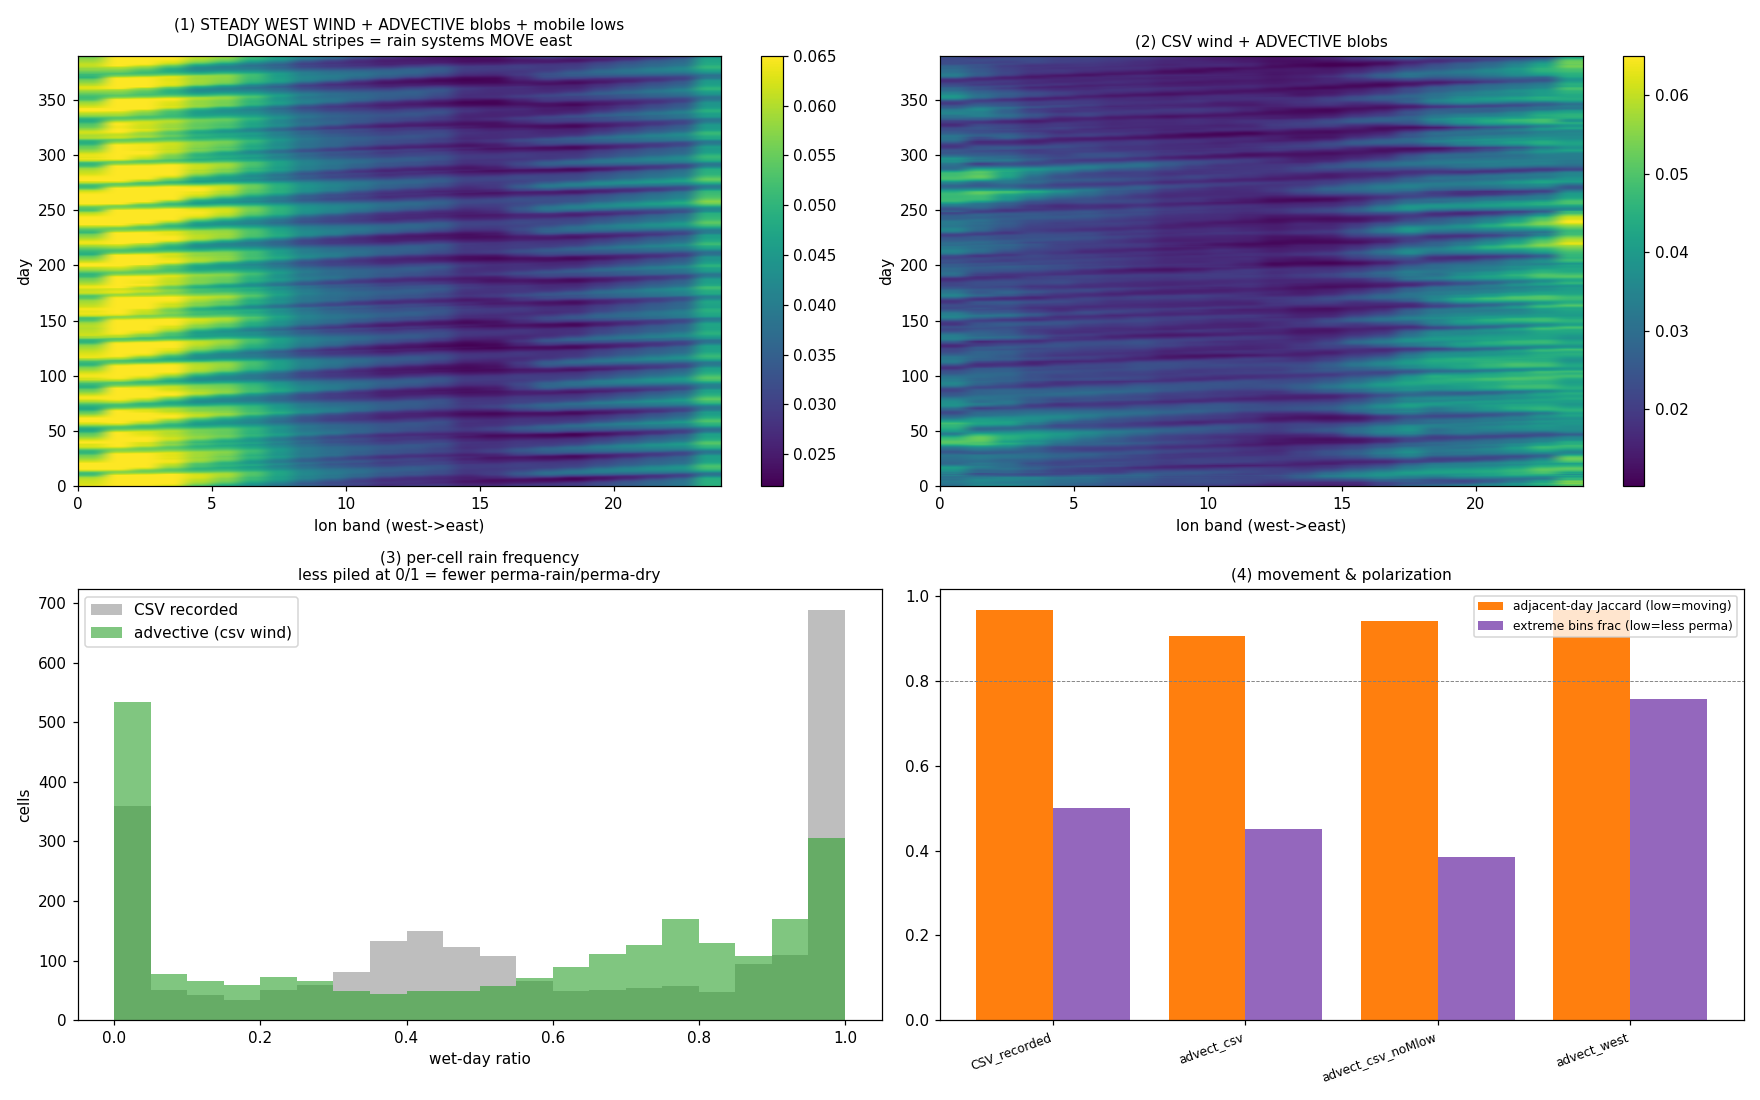

Write the Python code that produced this figure.
"""离线平流式湿团模型 (Advective moisture-blob weather solver).

核心区别于旧"诊断式降水"：vapor / cloud_water 是随风平流的【守恒物质】。
  蒸发 E -> vapor(+)
  凝结 condensation: vapor -> cloud_water (内部转移, 守恒)
  降水 P: 消耗 cloud_water 移出系统(-),  P<=cw  (不能下超过现有云水)
  再蒸发 reevap: cloud_water -> vapor (干环境内部转移)
  地形抬升/辐合/移动低压 = 凝结&降水【效率调制】, 不是无条件降水源
=> 湿团随风移动; 下雨耗尽云水后该地变干(除非上游补给) => 自然消除永雨永旱.
"""
import numpy as np, time
from numba import njit

NPZ=r'd:/Godot/ProjectKeynes/Project.Keynes/tmp/_wx_fields_0621.npz'

# ---------------- helpers (copied from _wx_iter) ----------------
@njit(cache=True, fastmath=False)
def _smoothstep(e0,e1,x):
    if e1==e0: return 0.0
    t=(x-e0)/(e1-e0)
    if t<0.0: t=0.0
    elif t>1.0: t=1.0
    return t*t*(3.0-2.0*t)

@njit(cache=True)
def _is_water(t):
    return t==0 or t==1 or t==18 or t==19 or t==20 or t==21

@njit(cache=True)
def _veg_transp(v):
    if v==0: return 0.0
    if v==14 or v==19 or v==20: return 1.0
    if v==5 or v==7 or v==12: return 0.65
    if v==9 or v==13 or v==21: return 0.35
    return 0.18

@njit(cache=True)
def _terr_damp(t):
    if t==18: return 1.0
    if t==22: return 1.0
    if t==10: return 0.8
    if t==11: return 0.55
    if t==5: return 0.45
    return 0.0

@njit(cache=True)
def _aligned(idx,dx,dy,px,py,NB,hex_size):
    dl2=dx*dx+dy*dy
    if dl2<=0.0001: return -1
    inv=1.0/np.sqrt(dl2); ndx=dx*inv; ndy=dy*inv
    sx=px[idx]; sy=py[idx]
    best=-1; bestdot=hex_size*0.31176915
    for d in range(6):
        nb=NB[idx,d]
        if nb<0: continue
        tx=px[nb]-sx; ty=py[nb]-sy
        dot=tx*ndx+ty*ndy
        if dot>bestdot:
            bestdot=dot; best=nb
    return best

@njit(cache=True)
def _surface_src(idx,temp,base_m,wind_mag,ocean_an,on_water,is_lake,has_river,river_q,
                 terrain,VEG,SOIL,VITA,SICE,ocean_evap_gain,land_evap_gain,lake_evap_scale):
    temp_evap=_smoothstep(0.10,0.78,temp)
    wind_evap=0.70+wind_mag*0.55
    t=terrain[idx]
    wet_bonus=0.0
    if t==10 or t==11 or t==22: wet_bonus=0.010
    elif t==18: wet_bonus=0.016
    if on_water:
        sea_ice=SICE[idx]
        if sea_ice<0.0: sea_ice=0.0
        elif sea_ice>1.0: sea_ice=1.0
        src=(0.018+temp_evap*0.052)*ocean_evap_gain*wind_evap
        m=1.0+ocean_an*0.55
        if m<0.55: m=0.55
        elif m>1.45: m=1.45
        src*=m
        src*=(1.0-sea_ice*0.92)
        if is_lake: src*=lake_evap_scale
        return src if src>0.0 else 0.0
    soil=SOIL[idx]
    soil_norm=0.5+soil
    if soil_norm<0.0: soil_norm=0.0
    elif soil_norm>1.0: soil_norm=1.0
    vit=VITA[idx]
    if vit<0.0: vit=0.0
    elif vit>1.0: vit=1.0
    veg_flux=_veg_transp(VEG[idx])*(0.45+vit*0.65)
    src=(0.005+base_m*0.010+soil_norm*0.020+veg_flux*0.016+wet_bonus)*land_evap_gain*temp_evap*(0.85+wind_mag*0.25)
    if has_river:
        src+=(0.010+river_q*0.020)*land_evap_gain*temp_evap
    return src if src>0.0 else 0.0


# ---------------- advective moisture-blob solver ----------------
@njit(cache=True)
def simulate_advect(ND,NC,NB,px,py,pxn,pyn,hex_size,advect_steps,
                    terrain,elev,base_m,veg,soil,vita,has_river,river_q30,sea_ice,
                    dy_temp,dy_air,dy_TA,dy_wx,dy_wy,dy_wspd,
                    init_vapor,init_cw,init_precip,
                    # --- evaporation source ---
                    ocean_evap_gain,land_evap_gain,lake_evap_scale,
                    # --- advection (the heart) ---
                    advect_vapor,advect_cw,diffusion,
                    # --- saturation capacity ---
                    cap_base,cap_temp,cap_elev,
                    # --- condensation vapor->cw ---
                    rh_cond,sup_w,cond_rate,lift_cond,conv_cond,rain_shadow,
                    # --- precip: cw->ground ---
                    autoconv,base_frac,trig_lift,trig_conv,oro_precip_gain,instab_gain,
                    ocean_keep,cw_reevap,precip_inertia,
                    # --- precip stability ---
                    wet_terrain_damp,lake_precip_damp,soft_cap,softness,
                    # --- mobile lows ---
                    mlow_count,mlow_sigma,mlow_period,mlow_wind_amp,mlow_tang,mlow_inflow,world_seed,
                    out_precip,out_cw,out_cloud,out_vapor):
    vapor=init_vapor.copy(); cw=init_cw.copy(); precip=init_precip.copy()
    nv=np.empty(NC); ncw=np.empty(NC); npre=np.empty(NC); ncld=np.empty(NC)
    chain_idx=np.empty(8,dtype=np.int64); chain_w=np.empty(8)
    mcx=np.empty(8); mcy=np.empty(8)
    ewx=np.empty(NC); ewy=np.empty(NC); ews=np.empty(NC)
    mlow_inv2s2=1.0/(2.0*mlow_sigma*mlow_sigma)
    for d in range(ND):
        T=dy_temp[d]; AIR=dy_air[d]; TA=dy_TA[d]; WX=dy_wx[d]; WY=dy_wy[d]; WSPD=dy_wspd[d]
        # mobile low centers (drift east with day)
        nml=0
        if mlow_wind_amp>0.0 and mlow_count>0:
            nml=int(mlow_count)
            if nml>8: nml=8
            for j in range(nml):
                h=(np.uint32(world_seed)*np.uint32(2654435761)+np.uint32(j)*np.uint32(40503)+np.uint32(1013904223))
                h=h^(h>>np.uint32(16)); h=h*np.uint32(2246822519); h=h^(h>>np.uint32(13))
                hx=float(h & np.uint32(0xFFFF))/65535.0
                hy=float((h>>np.uint32(16)) & np.uint32(0xFFFF))/65535.0
                cx=hx+float(d)/mlow_period
                cx=cx-np.floor(cx)
                cy=0.20+0.60*hy+0.05*np.sin(float(d)*0.045+float(j)*1.7)
                if cy<0.04: cy=0.04
                elif cy>0.96: cy=0.96
                mcx[j]=cx; mcy[j]=cy
        # ---- effective wind = background + moving cyclonic circulation (the key) ----
        for i in range(NC):
            vx=WX[i]*WSPD[i]; vy=WY[i]*WSPD[i]
            if nml>0:
                pmx=pxn[i]; pmyv=pyn[i]
                for j in range(nml):
                    ddxm=pmx-mcx[j]
                    if ddxm>0.5: ddxm-=1.0
                    elif ddxm<-0.5: ddxm+=1.0
                    ddym=pmyv-mcy[j]
                    r2=ddxm*ddxm+ddym*ddym
                    fall=np.exp(-r2*mlow_inv2s2)
                    rr=np.sqrt(r2)+1e-4
                    amp=mlow_wind_amp*fall
                    # cyclonic: counter-clockwise tangential + inward radial -> converges & carries blobs
                    vx+=amp*((-ddym/rr)*mlow_tang+(-ddxm/rr)*mlow_inflow)
                    vy+=amp*(( ddxm/rr)*mlow_tang+(-ddym/rr)*mlow_inflow)
            ewx[i]=vx; ewy[i]=vy
            ews[i]=np.sqrt(vx*vx+vy*vy)
        for i in range(NC):
            temp=T[i]+AIR[i]
            if temp<0.0: temp=0.0
            elif temp>1.0: temp=1.0
            bm=base_m[i]
            if bm<0.0: bm=0.0
            elif bm>1.0: bm=1.0
            cap=cap_base+cap_temp*temp-cap_elev*elev[i]
            if cap<0.12: cap=0.12
            elif cap>1.2: cap=1.2
            on_water=_is_water(terrain[i])
            is_lake=(terrain[i]==18)
            wx=ewx[i]; wy=ewy[i]; wl2=wx*wx+wy*wy
            if wl2<0.0001:
                wdx=1.0; wdy=0.0
            else:
                inv=1.0/np.sqrt(wl2); wdx=wx*inv; wdy=wy*inv
            wspd=ews[i]
            wind_mag=wspd/1.2
            if wind_mag<0.0: wind_mag=0.0
            elif wind_mag>1.0: wind_mag=1.0
            # ---- upstream chain (semi-Lagrangian) ----
            up=_aligned(i,-wdx,-wdy,px,py,NB,hex_size) if advect_steps>0 else -1
            nchain=0
            if up>=0:
                chain_idx[0]=up; chain_w[0]=1.0; nchain=1; cur=up; wd=0.7
                for st in range(1,advect_steps):
                    nx=_aligned(cur,-wdx,-wdy,px,py,NB,hex_size)
                    if nx<0: break
                    chain_idx[nchain]=nx; chain_w[nchain]=wd; nchain+=1; cur=nx; wd*=0.7
            if nchain>0:
                sv=0.0; sc=0.0; sw=0.0
                for k in range(nchain):
                    ww=chain_w[k]; ci=chain_idx[k]
                    sv+=vapor[ci]*ww; sc+=cw[ci]*ww; sw+=ww
                v_up=sv/sw; cw_up=sc/sw
            else:
                v_up=vapor[i]; cw_up=cw[i]
            # advection blend (wind-scaled)
            aw=advect_vapor*(0.55+0.45*wind_mag)
            if aw>0.97: aw=0.97
            awc=advect_cw*(0.55+0.45*wind_mag)
            if awc>0.98: awc=0.98
            v_a=vapor[i]*(1.0-aw)+v_up*aw
            cw_a=cw[i]*(1.0-awc)+cw_up*awc
            # neighbor diffusion (numeric smoothing)
            s=vapor[i]; n=1; scw=cw[i]
            for d2 in range(6):
                nb=NB[i,d2]
                if nb<0: continue
                s+=vapor[nb]; scw+=cw[nb]; n+=1
            v_a+=(s/n - v_a)*diffusion
            cw_a+=(scw/n - cw_a)*diffusion
            # ---- ocean anomaly (for evap modulation only) ----
            if on_water:
                ocean_an=TA[i]
            else:
                so=0.0; nw=0
                for d2 in range(6):
                    nb=NB[i,d2]
                    if nb<0: continue
                    if _is_water(terrain[nb]):
                        so+=TA[nb]; nw+=1
                ocean_an=so/nw if nw>0 else 0.0
            hriv=(not is_lake) and (has_river[i]!=0) and (not on_water)
            rflow=0.0
            if hriv:
                rflow=river_q30[i]
                if rflow<0.0: rflow=0.0
                elif rflow>1.0: rflow=1.0
            eff_an=ocean_an
            if is_lake: eff_an=0.20
            # ---- evaporation source -> vapor (mass IN) ----
            E=_surface_src(i,temp,bm,wind_mag,eff_an,on_water,is_lake,hriv,rflow,
                           terrain,veg,soil,vita,sea_ice,ocean_evap_gain,land_evap_gain,lake_evap_scale)
            v1=v_a+E
            if v1<0.0: v1=0.0
            # ---- orographic lift (from upstream elev diff) ----
            lift=0.0
            if up>=0:
                diff=elev[i]-elev[up]
                if diff>0.02:
                    lift=diff*2.2
                    if lift>1.0: lift=1.0
                elif diff<-0.02:
                    lift=diff*1.6
                    if lift<-1.0: lift=-1.0
            lift_pos=lift if lift>0.0 else 0.0
            # ---- convergence from wind field ----
            sx=px[i]; sy=py[i]; incoming=0.0; checked=0
            for d2 in range(6):
                nb=NB[i,d2]
                if nb<0: continue
                ddx=sx-px[nb]; ddy=sy-py[nb]; dl2=ddx*ddx+ddy*ddy
                if dl2<=0.0001: continue
                nwx=ewx[nb]; nwy=ewy[nb]; nwl2=nwx*nwx+nwy*nwy
                if nwl2<=0.0001: continue
                invd=1.0/np.sqrt(dl2); invw=1.0/np.sqrt(nwl2)
                cosin=(ddx*nwx+ddy*nwy)*(invd*invw)
                if cosin<0.0: cosin=0.0
                nsp=np.sqrt(nwl2)
                spw=nsp/1.2
                if spw<0.20: spw=0.20
                elif spw>1.25: spw=1.25
                incoming+=cosin*spw; checked+=1
            convergence=incoming/checked if checked>0 else 0.0
            if convergence<0.0: convergence=0.0
            elif convergence>1.0: convergence=1.0
            # (mobile lows now enter via the effective wind field -> convergence & advection)
            # ---- condensation: vapor -> cloud_water (mass conserved) ----
            rh=v1/(cap if cap>0.001 else 0.001)
            if rh<0.0: rh=0.0
            sup=rh-rh_cond
            if sup<0.0: sup=0.0
            cond_force=sup*sup_w+lift_pos*lift_cond+convergence*conv_cond
            if cond_force<0.0: cond_force=0.0
            elif cond_force>1.0: cond_force=1.0
            condensation=v1*cond_force*cond_rate
            if lift<0.0:  # downslope foehn: suppress condensation, dry out
                fac=1.0+lift*rain_shadow
                if fac<0.0: fac=0.0
                condensation*=fac
            if condensation>v1*0.92: condensation=v1*0.92
            if condensation<0.0: condensation=0.0
            v2=v1-condensation
            cw1=cw_a+condensation
            if cw1<0.0: cw1=0.0
            # ---- precipitation: autoconversion consumes cloud_water ----
            instab=(temp-0.48)*1.05+rh*0.30+convergence*0.55+lift_pos*1.2
            if instab<0.0: instab=0.0
            elif instab>1.0: instab=1.0
            trig=autoconv*(base_frac+lift_pos*trig_lift+convergence*trig_conv+instab*instab_gain)
            trig*=(1.0+lift_pos*oro_precip_gain)
            if trig<0.0: trig=0.0
            elif trig>0.95: trig=0.95
            P=cw1*trig
            if lift<0.0:
                shadow=(-lift)*rain_shadow
                if shadow>0.85: shadow=0.85
                P*=(1.0-shadow)
            if on_water:  # mild convective suppression over open water
                odrive=convergence
                if instab>odrive: odrive=instab
                P*=ocean_keep+(1.0-ocean_keep)*odrive
            if P>cw1: P=cw1
            if P<0.0: P=0.0
            cw2=cw1-P
            # ---- cloud re-evaporation in dry air: cw -> vapor ----
            reevap=cw2*cw_reevap*(1.0-rh)
            if reevap<0.0: reevap=0.0
            if reevap>cw2: reevap=cw2
            cw3=cw2-reevap
            v3=v2+reevap
            # ---- precip stability: terrain damp + soft cap + inertia ----
            out=P
            fac=_terr_damp(terrain[i])
            if fac>0.0 and out>0.08:
                damp=lake_precip_damp if terrain[i]==18 else wet_terrain_damp
                if damp<0.0: damp=0.0
                elif damp>1.0: damp=1.0
                out-=(out-0.08)*damp*fac
            if soft_cap>0.0 and out>soft_cap:
                out=soft_cap+(out-soft_cap)*softness
            if out<0.0: out=0.0
            elif out>1.0: out=1.0
            pr=precip[i]+(out-precip[i])*precip_inertia
            if pr<0.003: pr=0.0
            # ---- store ----
            if v3<0.0: v3=0.0
            elif v3>1.3: v3=1.3
            if cw3<0.0: cw3=0.0
            elif cw3>1.0: cw3=1.0
            cloud=cw3*1.05+condensation*0.4
            if cloud>1.0: cloud=1.0
            nv[i]=v3; ncw[i]=cw3; npre[i]=pr; ncld[i]=cloud
        for i in range(NC):
            vapor[i]=nv[i]; cw[i]=ncw[i]; precip[i]=npre[i]
        out_precip[d]=precip; out_cw[d]=cw; out_cloud[d]=ncld; out_vapor[d]=vapor


# ---------------- metrics ----------------
def metrics(precip, px, py, warm=40, wet_th=0.02):
    ND,NC=precip.shape
    P=precip[warm:]
    wet=(P>wet_th).mean(0)
    perma_rain=float((wet>0.80).mean())
    perma_dry=float((wet<0.05).mean())
    extreme=float(((wet<0.1)|(wet>0.9)).mean())
    js=[]
    for d in range(1,P.shape[0]):
        a=P[d-1]>wet_th; b=P[d]>wet_th
        u=(a|b).sum()
        if u>0: js.append((a&b).sum()/u)
    jacc=float(np.mean(js)) if js else 1.0
    LB=24
    pn=(px-px.min())/max(px.max()-px.min(),1e-9)
    lonb=np.clip((pn*LB).astype(int),0,LB-1)
    hov=np.zeros((P.shape[0],LB))
    for b in range(LB):
        m=lonb==b
        if m.any(): hov[:,b]=P[:,m].mean(1)
    tvar=hov.var(0).mean(); lvar=hov.var(1).mean()
    return dict(perma_rain=perma_rain,perma_dry=perma_dry,extreme_bins=extreme,jaccard=jacc,
                hov_time_over_lon=float(tvar/max(lvar,1e-9)),
                mean_wet_ratio=float(wet.mean()),mean_precip=float(P.mean()))

def hovm(P,px,warm=40,LB=24):
    Pw=P[warm:]
    pn=(px-px.min())/max(px.max()-px.min(),1e-9)
    lonb=np.clip((pn*LB).astype(int),0,LB-1)
    H=np.zeros((Pw.shape[0],LB))
    for b in range(LB):
        m=lonb==b
        if m.any(): H[:,b]=Pw[:,m].mean(1)
    return H


if __name__=='__main__':
    z=np.load(NPZ,allow_pickle=True)
    ND=int(z['ND']); NC=int(z['NC']); NB=z['NB']
    px=z['px'].astype(np.float64); py=z['py'].astype(np.float64)
    hex_size=float(z['hex_size'])
    pxn=(px-px.min())/max(px.max()-px.min(),1e-9)
    pyn=(py-py.min())/max(py.max()-py.min(),1e-9)
    g=lambda k: np.nan_to_num(z['st_'+k].astype(np.float64))
    terrain=z['st_terrain_arr'].astype(np.int64)
    elev=g('elevation_arr'); base_m=g('moisture_arr'); veg=z['st_vegetation_arr'].astype(np.int64)
    soil=g('soil_moisture_arr'); vita=g('vegetation_vitality_arr')
    has_river=z['st_has_river_arr'].astype(np.int64); river_q30=g('river_discharge_30d_arr')
    sea_ice=g('sea_ice_frac_arr')
    d=lambda k: np.nan_to_num(z['dy_'+k].astype(np.float64))
    dy_temp=d('temp_arr'); dy_air=np.zeros_like(dy_temp); dy_TA=d('temperature_transport_anomaly_arr')
    dy_wx=d('wind_x_arr'); dy_wy=d('wind_y_arr'); dy_wspd=d('wind_speed_arr')
    ref_precip=d('weather_precip_arr')
    print(f'[CSV ref量级] vapor={d("weather_vapor_arr")[40:].mean():.3f} cw={d("weather_cloud_water_arr")[40:].mean():.4f} precip={ref_precip[40:].mean():.4f}')
    init_vapor=d('weather_vapor_arr')[0].copy(); init_cw=d('weather_cloud_water_arr')[0].copy()
    init_precip=d('weather_precip_arr')[0].copy()
    advect_steps=4

    # ---- advective knobs (initial guess; to be calibrated) ----
    # [平流式湿团 v2] 移动低压改造为"移动的气旋式辐合风场": 平流(搬运云水)+辐合(触发降水)都用合成风.
    K=dict(ocean_evap_gain=1.30,land_evap_gain=1.00,lake_evap_scale=0.45,
           advect_vapor=0.82,advect_cw=0.94,diffusion=0.05,
           cap_base=0.20,cap_temp=0.80,cap_elev=0.20,
           rh_cond=0.55,sup_w=1.00,cond_rate=0.45,lift_cond=0.80,conv_cond=1.00,rain_shadow=0.50,
           autoconv=0.12,base_frac=0.20,trig_lift=0.25,trig_conv=1.80,oro_precip_gain=0.10,instab_gain=0.30,
           ocean_keep=0.65,cw_reevap=0.06,precip_inertia=0.40,
           wet_terrain_damp=0.45,lake_precip_damp=0.55,soft_cap=0.18,softness=0.35,
           mlow_count=6,mlow_sigma=0.16,mlow_period=20.0,mlow_wind_amp=1.60,mlow_tang=1.00,mlow_inflow=0.60,world_seed=10086)
    order=['ocean_evap_gain','land_evap_gain','lake_evap_scale',
           'advect_vapor','advect_cw','diffusion',
           'cap_base','cap_temp','cap_elev',
           'rh_cond','sup_w','cond_rate','lift_cond','conv_cond','rain_shadow',
           'autoconv','base_frac','trig_lift','trig_conv','oro_precip_gain','instab_gain',
           'ocean_keep','cw_reevap','precip_inertia',
           'wet_terrain_damp','lake_precip_damp','soft_cap','softness',
           'mlow_count','mlow_sigma','mlow_period','mlow_wind_amp','mlow_tang','mlow_inflow','world_seed']

    west_wx=np.ones((ND,NC)); west_wy=np.zeros((ND,NC)); west_wspd=np.full((ND,NC),1.2)

    def run(wind,**ov):
        k=dict(K); k.update(ov)
        args=[k[n] for n in order]
        wx,wy,ws=(dy_wx,dy_wy,dy_wspd) if wind=='csv' else (west_wx,west_wy,west_wspd)
        op=np.zeros((ND,NC)); oc=np.zeros((ND,NC)); ocl=np.zeros((ND,NC)); ov_=np.zeros((ND,NC))
        simulate_advect(ND,NC,NB,px,py,pxn,pyn,hex_size,advect_steps,
                        terrain,elev,base_m,veg,soil,vita,has_river,river_q30,sea_ice,
                        dy_temp,dy_air,dy_TA,wx,wy,ws,
                        init_vapor,init_cw,init_precip,*args,
                        op,oc,ocl,ov_)
        return op,oc,ocl,ov_

    t0=time.time()
    csv=run('csv')
    csv0=run('csv',mlow_wind_amp=0.0)   # 纯平流式湿团, 不合成气旋环流, 只吃CSV真实风
    west=run('westerly')
    print(f'[advect sim x3] {time.time()-t0:.1f}s')

    def conserv(tag,res):
        op,oc,ocl,ov=res
        vmean=ov[40:].mean(); cmean=oc[40:].mean()
        v0=ov[40:60].mean(); v1=ov[-20:].mean()
        c0=oc[40:60].mean(); c1=oc[-20:].mean()
        print(f'  {tag:10s} vapor mean={vmean:.3f}(start{v0:.3f}->end{v1:.3f})  cw mean={cmean:.3f}(start{c0:.3f}->end{c1:.3f})  precip mean={op[40:].mean():.4f}')

    print('mass balance (枯竭<->爆炸 check):')
    conserv('csv',csv); conserv('west',west)

    rows=[('CSV_recorded',metrics(ref_precip,px,py)),
          ('advect_csv',metrics(csv[0],px,py)),
          ('advect_csv_noMlow',metrics(csv0[0],px,py)),
          ('advect_west',metrics(west[0],px,py))]
    keys=['perma_rain','perma_dry','extreme_bins','jaccard','hov_time_over_lon','mean_wet_ratio','mean_precip']
    print(f"\n{'experiment':14s} "+" ".join(f"{x[:11]:>11s}" for x in keys))
    for name,mm in rows:
        print(f"{name:14s} "+" ".join(f"{mm[x]:11.3f}" for x in keys))

    # ---- plot ----
    import matplotlib; matplotlib.use('Agg'); import matplotlib.pyplot as plt
    fig=plt.figure(figsize=(16,10))
    Hw=hovm(west[0],px); Hc=hovm(csv[0],px)
    vmax=max(np.percentile(Hw[Hw>0],95) if (Hw>0).any() else 0.05,
             np.percentile(Hc[Hc>0],95) if (Hc>0).any() else 0.05)
    ax=fig.add_subplot(2,2,1); im=ax.imshow(Hw,aspect='auto',origin='lower',cmap='viridis',vmax=vmax,extent=[0,24,0,Hw.shape[0]])
    ax.set_title('(1) STEADY WEST WIND + ADVECTIVE blobs + mobile lows\nDIAGONAL stripes = rain systems MOVE east',fontsize=10)
    ax.set_xlabel('lon band (west->east)'); ax.set_ylabel('day'); plt.colorbar(im,ax=ax)
    ax=fig.add_subplot(2,2,2); im=ax.imshow(Hc,aspect='auto',origin='lower',cmap='viridis',vmax=vmax,extent=[0,24,0,Hc.shape[0]])
    ax.set_title('(2) CSV wind + ADVECTIVE blobs',fontsize=10)
    ax.set_xlabel('lon band (west->east)'); ax.set_ylabel('day'); plt.colorbar(im,ax=ax)
    ax=fig.add_subplot(2,2,3)
    wr_ref=(ref_precip[40:]>0.02).mean(0); wr_c=(csv[0][40:]>0.02).mean(0)
    ax.hist(wr_ref,bins=20,alpha=0.5,label='CSV recorded',color='tab:gray')
    ax.hist(wr_c,bins=20,alpha=0.6,label='advective (csv wind)',color='tab:green')
    ax.set_title('(3) per-cell rain frequency\nless piled at 0/1 = fewer perma-rain/perma-dry',fontsize=10)
    ax.set_xlabel('wet-day ratio'); ax.set_ylabel('cells'); ax.legend()
    ax=fig.add_subplot(2,2,4)
    names=[r[0] for r in rows]; jac=[r[1]['jaccard'] for r in rows]; ext=[r[1]['extreme_bins'] for r in rows]
    xx=np.arange(len(names)); ax.bar(xx-0.2,jac,0.4,label='adjacent-day Jaccard (low=moving)',color='tab:orange')
    ax.bar(xx+0.2,ext,0.4,label='extreme bins frac (low=less perma)',color='tab:purple')
    ax.set_xticks(xx); ax.set_xticklabels(names,rotation=20,ha='right',fontsize=8); ax.legend(fontsize=8)
    ax.axhline(0.80,color='gray',ls='--',lw=0.6); ax.set_title('(4) movement & polarization',fontsize=10)
    plt.tight_layout(); plt.savefig(r'd:/Godot/ProjectKeynes/Project.Keynes/tmp/_wx_advect_0621.png',dpi=110)
    print('saved _wx_advect_0621.png')
